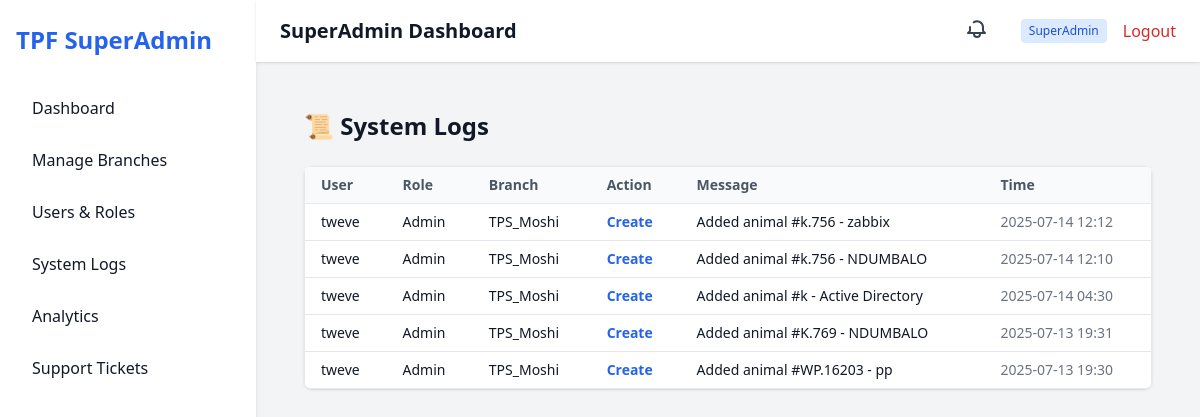
/dashboard/logs/ (signed in), run on the app's committed database.
### core/models.py (models this page shows, shortened)
class SystemLog(models.Model):
    ACTION_CHOICES = [
        ('login', 'Login'),
        ('logout', 'Logout'),
        ('create', 'Create'),
        ('update', 'Update'),
        ('delete', 'Delete'),
        ('assign', 'Assign Task'),
        ('approve', 'Approve Report'),
        ('error', 'Error'),
        ('other', 'Other'),
    ]
    user = models.ForeignKey(CustomUser, on_delete=models.CASCADE)
    role = models.CharField(max_length=50)
    branch = models.CharField(max_length=100)
    action = models.CharField(max_length=20, choices=ACTION_CHOICES)
    message = models.TextField()
    timestamp = models.DateTimeField(auto_now_add=True)

### accounts/models.py (models this page shows, shortened)
class CustomUser(AbstractUser):
    email = models.EmailField(unique=True)
    role = models.CharField(max_length=30, choices=ROLES)
    branch = models.CharField(max_length=30, choices=BRANCHES)

### superadmin_dashboard/views.py (the view)
# urls.py: path('logs/', superadmin_view_logs, name='superadmin_view_logs'),
@login_required
def superadmin_view_logs(request):
    if not is_superadmin(request.user):
        return render(request, 'errors/unauthorized.html', status=403)
    logs = SystemLog.objects.all().order_by('-timestamp')[:200]
    return render(request, 'superadmin_dashboard/system_logs.html', {'logs': logs})

### superadmin_dashboard/views.py (called while the page is built)
def is_superadmin(user):
    return user.is_authenticated and user.role == 'superadmin'

### templates/superadmin_dashboard/system_logs.html
{% extends "superadmin_dashboard/base_dashboard.html" %}
{% block content %}
<div class="p-6">
  <h1 class="text-2xl font-bold mb-6">📜 System Logs</h1>
  <div class="overflow-x-auto bg-white shadow rounded-lg">
    <table class="min-w-full text-sm text-left border">
      <thead class="bg-gray-50 text-gray-600 font-semibold">
        <tr>
          <th class="px-4 py-2">User</th>
          <th class="px-4 py-2">Role</th>
          <th class="px-4 py-2">Branch</th>
          <th class="px-4 py-2">Action</th>
          <th class="px-4 py-2">Message</th>
          <th class="px-4 py-2">Time</th>
        </tr>
      </thead>
      <tbody>
        {% for log in logs %}
        <tr class="border-t">
          <td class="px-4 py-2">{{ log.user.username }}</td>
          <td class="px-4 py-2">{{ log.role|title }}</td>
          <td class="px-4 py-2">{{ log.branch }}</td>
          <td class="px-4 py-2 text-blue-600 font-semibold">{{ log.get_action_display }}</td>
          <td class="px-4 py-2">{{ log.message }}</td>
          <td class="px-4 py-2 text-gray-500">{{ log.timestamp|date:"Y-m-d H:i" }}</td>
        </tr>
        {% empty %}
        <tr><td colspan="6" class="px-4 py-6 text-center">No system logs found.</td></tr>
        {% endfor %}
      </tbody>
    </table>
  </div>
</div>
{% endblock %}

### data on the page
SystemLog: user.username "tweve", role "Admin", branch "TPS_Moshi", action "Create", message "Added animal #k.756 - zabbix", timestamp "2025-07-14 12:12"
SystemLog: user.username "tweve", role "Admin", branch "TPS_Moshi", action "Create", message "Added animal #k.756 - NDUMBALO", timestamp "2025-07-14 12:10"
SystemLog: user.username "tweve", role "Admin", branch "TPS_Moshi", action "Create", message "Added animal #k - Active Directory", timestamp "2025-07-14 04:30"
SystemLog: user.username "tweve", role "Admin", branch "TPS_Moshi", action "Create", message "Added animal #K.769 - NDUMBALO", timestamp "2025-07-13 19:31"
SystemLog: user.username "tweve", role "Admin", branch "TPS_Moshi", action "Create", message "Added animal #WP.16203 - pp", timestamp "2025-07-13 19:30"
